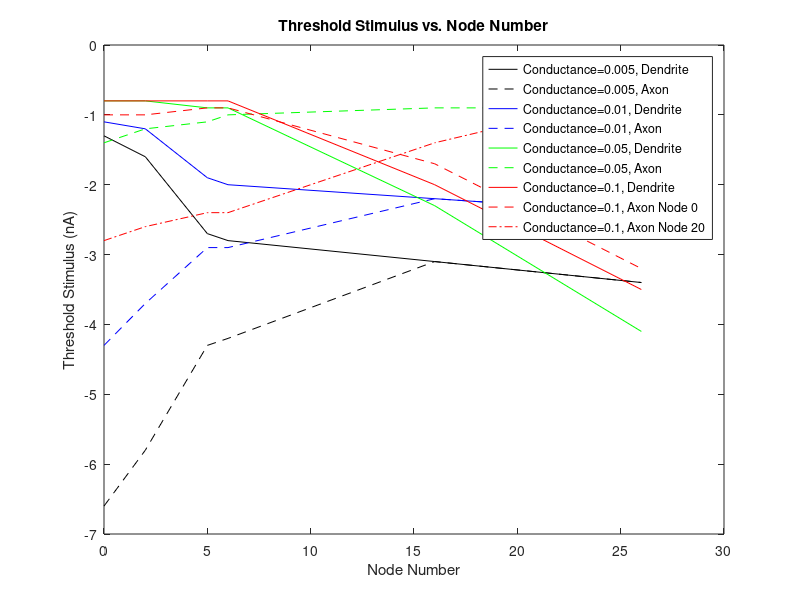
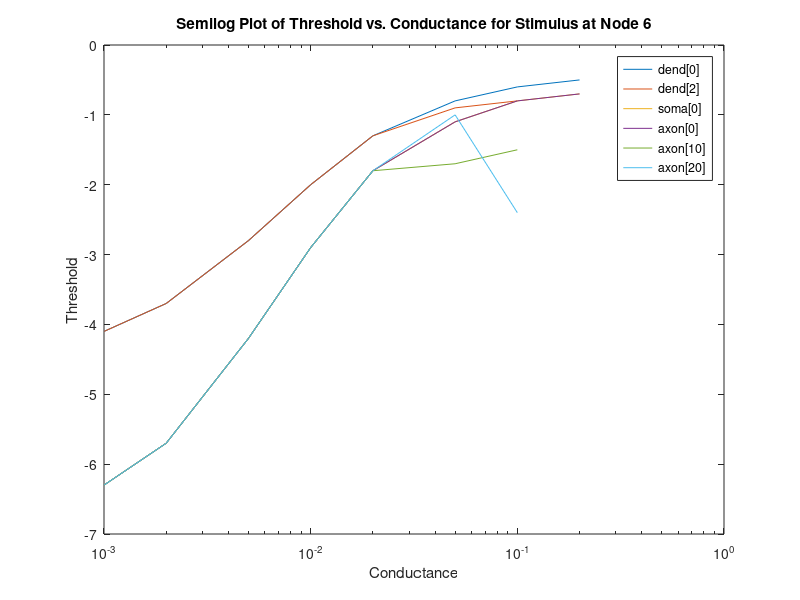

MATLAB code to generate these figures, in order:
data=[-1.3	-6.6	-1.1	-4.3	-0.8	-1.4	-0.8	-1	-2.8
-1.6	-5.8	-1.2	-3.7	-0.8	-1.2	-0.8	-1	-2.6
-2.7	-4.3	-1.9	-2.9	-0.9	-1.1	-0.8	-0.9	-2.4
-2.8	-4.2	-2	-2.9	-0.9	-1	-0.8	-0.9	-2.4
-3.1	-3.1	-2.2	-2.2	-2.3	-0.9	-2	-1.7	-1.4
-3.4	-3.4	-2.4	-2.4	-4.1	-0.9	-3.5	-3.2	-0.7];

d005=data(:,1);
a005=data(:,2);
d01=data(:,3);
a01=data(:,4);
d05=data(:,5);
a05=data(:,6);
d1=data(:,7);
a1=data(:,8);
a1b=data(:,9);

n=[0; 2; 5; 6; 16; 26];

figure(1)
plot(n,d005,'k',n,a005,'k--',n,d01,'b',n,a01,'b--',n,d05,'g',n,a05,'g--',n,d1,'r',n,a1,'r--',n,a1b,'r-.')
xlabel('Node Number')
ylabel('Threshold Stimulus (nA)')
legend('Conductance=0.005, Dendrite', 'Conductance=0.005, Axon', 'Conductance=0.01, Dendrite','Conductance=0.01, Axon',...
    'Conductance=0.05, Dendrite','Conductance=0.05, Axon','Conductance=0.1, Dendrite','Conductance=0.1, Axon Node 0','Conductance=0.1, Axon Node 20')
title('Threshold Stimulus vs. Node Number')

figure(2)
d=[0.001	0.002	0.005	0.01	0.02	0.05	0.1	0.2
-4.1	-3.7	-2.8	-2	-1.3	-0.8	-0.6	-0.5
-4.1	-3.7	-2.8	-2	-1.3	-0.9	-0.8	nan
-6.3	-5.7	-4.2	-2.9	-1.8	-1.1	-0.8	-0.7
-6.3	-5.7	-4.2	-2.9	-1.8	-1.1	-0.8	-0.7
-6.3	-5.7	-4.2	-2.9	-1.8	-1.7	-1.5	nan
-6.3	-5.7	-4.2	-2.9	-1.8	-1	-2.4	nan];
c=d(1,:);
semilogx(c,d(2,:),c,d(3,:),c,d(4,:),c,d(5,:),c,d(6,:),c,d(7,:))
xlabel('Conductance')
ylabel('Threshold')
title('Semilog Plot of Threshold vs. Conductance for Stimulus at Node 6')
legend('dend[0]', 'dend[2]', 'soma[0]', 'axon[0]', 'axon[10]', 'axon[20]')
